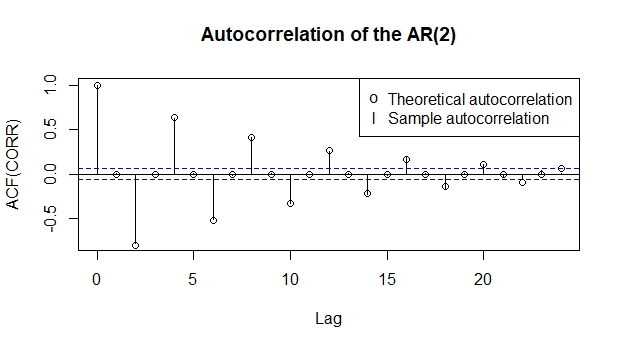

Generate this figure with R:
b1 = 0
b2 = -0.8
set.seed(002)
ar2 = arima.sim(list(ar = c(b1, b2)), n = 1000, sd = 2)
acorr = acf(ar2, type = 'correlation', lag.max = 24)
acorr
plot(acorr, xlab = 'Lag', ylab = 'ACF(CORR)',
     main = 'Autocorrelation of the AR(2)')
points(0, 1)
for (i in (1: 24)) {
  if (i %% 2 == 1) {points(i, 0)}
  else {points(i, (- 0.8)^(i / 2))}
}
# Equivalent to "ar2.acf = ARMAacf(c(b1, b2), 0, lag.max = 24)"
legend(x = 'topright', legend =
         c('Theoretical autocorrelation', 
           'Sample autocorrelation'), 
       pch = c('o', 'l'))
